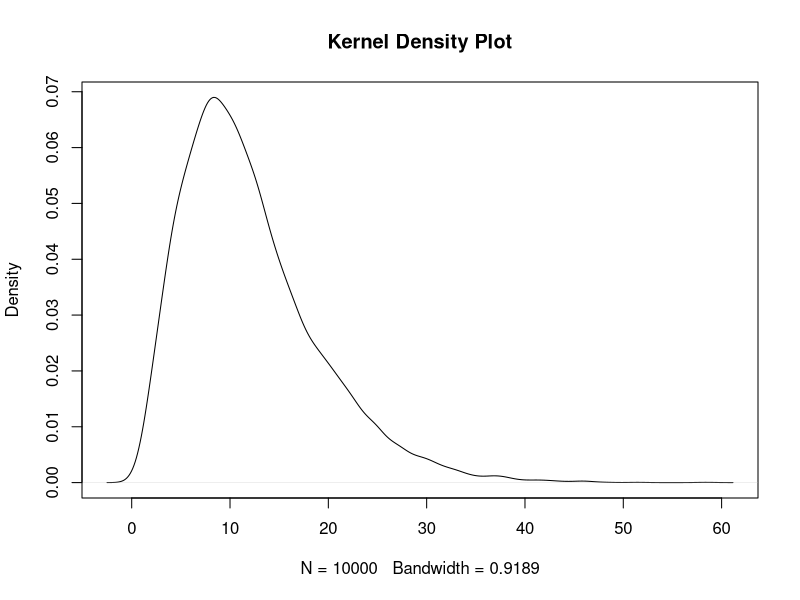

This chart was generated by the following R code:
#Q1(i)
set.seed(033)
X <- qgamma(runif(10000), shape = 3, scale = 4); X

#Q1(ii)
jpeg('kernelDensityPlot.jpg')
plot(density(X), main='Kernel Density Plot')
dev.off()
